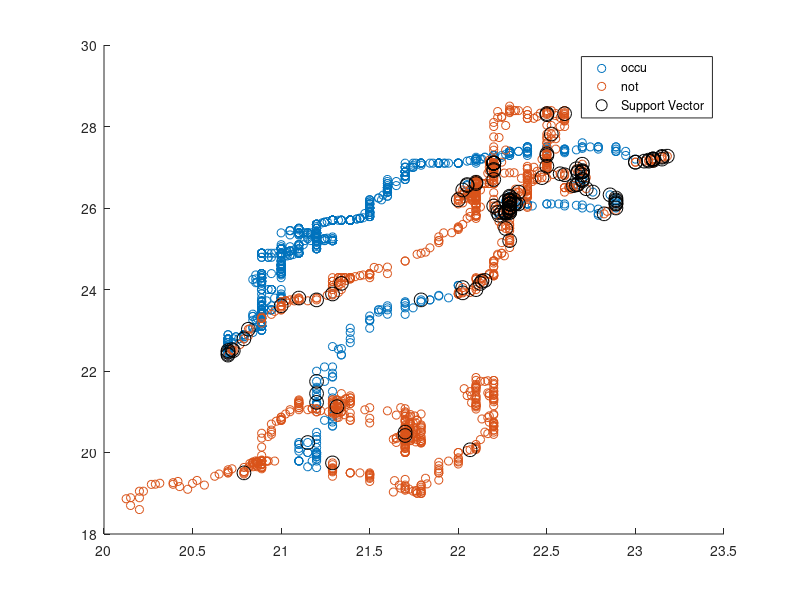

MATLAB code for this plot: (Note: this script raises an error after producing the figure.)
clear;
clc;

%% Load data and Related element
% pre-set element
NUM_LABEL0_DATA = 1000;
NUM_LABEL1_DATA = 1000;
K_FOLD = 10;

% kernel function
TASK1_KF = "linear";
TASK2_KF = "rbf";

% load data
label0_data = importdata("datalabel0.txt");
label1_data = importdata("datalabel1.txt");
NUM_LABEL0_DATA = min(NUM_LABEL0_DATA, size(label0_data, 1));
NUM_LABEL1_DATA = min(NUM_LABEL1_DATA, size(label1_data, 1));

% Get the dataset and shuffle the list
data_all = [label0_data(1:NUM_LABEL0_DATA,:); label1_data(1:NUM_LABEL1_DATA,:)];
ir = randperm(NUM_LABEL0_DATA + NUM_LABEL1_DATA);
data_all = data_all(ir,:);

%% Classification model
ctrain_start = tic;
model_classification = fitcsvm(data_all(:,1:5),data_all(:,6), 'KernelFunction',TASK1_KF, 'BoxConstraint',1);
ctrain_elapsed = toc(ctrain_start);
sv = model_classification.SupportVectors;

figure
gscatter(data_all(:,1),data_all(:,2),data_all(:,6))
hold on
plot(sv(:,1),sv(:,2),'ko','MarkerSize',10)
legend('occu','not','Support Vector')
hold off

%% task2 - Brute Force
param_range.c = 10.^(-3:3);

if TASK2_KF == "rbf"
    param_range.sigma = 10.^(-3:3);
elseif TASK2_KF == "polynomial"
    param_range.q = (2:4);
else
    error("Invalid kernel function");
end

if strcmp(TASK2_KF, "rbf") 
    [c, sigma] = ndgrid(param_range.c, param_range.sigma);
    param_grid = [sigma(:) c(:)];
elseif strcmp(TASK2_KF, "polynomial") 
    [c, q] = ndgrid(param_range.c, param_range.q);
    param_grid = [q(:) c(:)];
end

task2_start = tic;
[op_stats, optimise_hyperparameters, opt_acc] = innerCV(data_all(:, 1:5), data_all(:,6), TASK2_KF, param_grid, K_FOLD);
tast2_end = toc(task2_start);

fprintf("Optimisation of hyper-parameter done in: %f seconds.\n",tast2_end);
for i = 1 : length(op_stats)
    fprintf("Combination: %d | c: %f | sigma: %f\n", i, op_stats(i).c, op_stats(i).sigma);
end
fprintf("\nOptimise Combition is sigma/q: %f, c: %f\n", optimise_hyperparameters(1,1), optimise_hyperparameters(1,2));